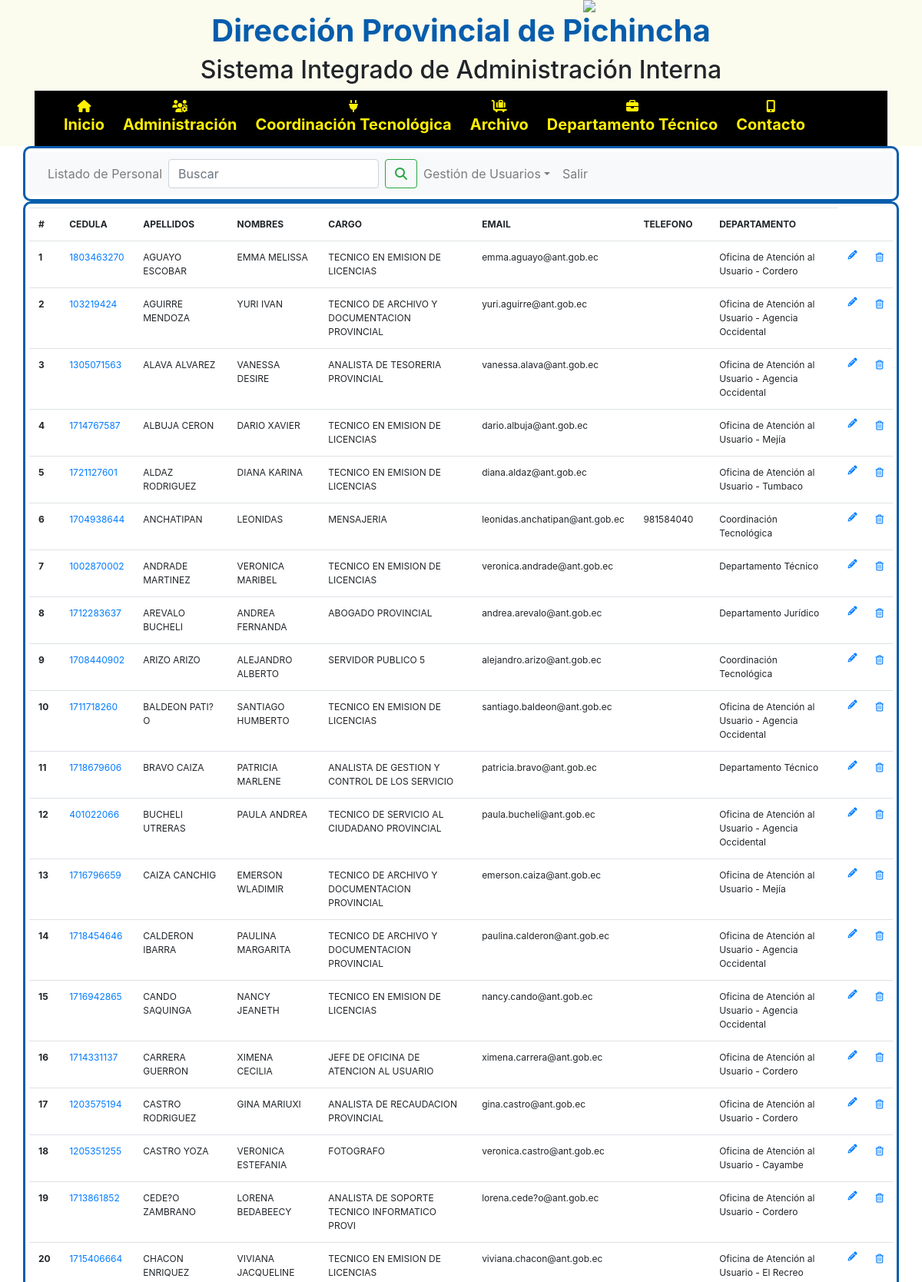
/requires/admin.php (upper part), run on the app's committed database.
### tables this page shows
CREATE TABLE IF NOT EXISTS `personas` (
  `idpersona` INT NOT NULL AUTO_INCREMENT,
  `cedula` VARCHAR(45) NOT NULL,
  `nombres` VARCHAR(45) NULL,
  `apellidos` VARCHAR(45) NULL,
  `direccion` VARCHAR(100) NULL,
  `telefono` VARCHAR(45) NULL,
  `cargo` VARCHAR(45) NULL,
  `email` VARCHAR(45) NULL,
  `foto` VARCHAR(100) NULL,
  `departamentos_iddepartamento` INT NOT NULL,
  PRIMARY KEY (`idpersona`),
  INDEX `fk_personas_departamentos1_idx` (`departamentos_iddepartamento` ASC)  ,
  CONSTRAINT `fk_personas_departamentos1`
    FOREIGN KEY (`departamentos_iddepartamento`)
    REFERENCES `departamentos` (`iddepartamento`)
    ON DELETE NO ACTION
    ON UPDATE NO ACTION);

CREATE TABLE IF NOT EXISTS `departamentos` (
  `iddepartamento` INT NOT NULL AUTO_INCREMENT,
  `descripcion` VARCHAR(70) NULL,
  `dependencias_iddependencia` INT NOT NULL,
  PRIMARY KEY (`iddepartamento`),
  INDEX `fk_departamentos_dependencias1_idx` (`dependencias_iddependencia` ASC)  ,
  CONSTRAINT `fk_departamentos_dependencias1`
    FOREIGN KEY (`dependencias_iddependencia`)
    REFERENCES `dependencias` (`iddependencia`)
    ON DELETE NO ACTION
    ON UPDATE NO ACTION);

### requires/admin.php (the view, shortened to what this page needs)
<?php
require '../dll/mysql.php';
extract($_POST);
?>
<!doctype html>
<html lang="es">
  <head>
    <link rel="stylesheet" href="https://stackpath.bootstrapcdn.com/bootstrap/4.5.2/css/bootstrap.min.css">
    <link rel="stylesheet" type="text/css" href="../css/style.css">
  </head>
  <body>
    <?php include ("header.php"); ?>
<div class="container" id="main">
  <div class="row">
    <div class="col-md-12">
      <nav class="navbar navbar-expand-lg navbar-light bg-light">
      <div class="collapse navbar-collapse" id="navbarNavDropdown">
        <ul class="navbar-nav">
          <li class="nav-item">
            <a class="nav-link" href="admin.php">Listado de Personal</a>
          </li>
          <form class="form-inline" action="admin.php" method="post">
            <input class="form-control mr-sm-2" type="search" placeholder="Buscar" aria-label="Search" name="campo">
            <button class="btn btn-outline-success my-2 my-sm-0" type="submit"><i class="fas fa-search"></i></button>
          </form>
          <li class="nav-item dropdown">
            <a class="nav-link dropdown-toggle" href="#" id="navbarDropdownMenuLink" role="button" data-toggle="dropdown" aria-haspopup="true" aria-expanded="false">Gestión de Usuarios</a>
            <li class="nav-item">
            <a class="nav-link" href="../index.php">Salir</a>
          </li>
          </li>
        </ul>
      </div>
    </nav>
    </div>
  </div>
</div>
<div class="container" id="main">
 <?php
 if(empty($_POST['campo'])){
    $query = "SELECT a.cedula, a.apellidos, a.nombres, a.cargo, a.email, a.telefono, b.descripcion FROM personas a INNER JOIN departamentos b ON a.departamentos_iddepartamento = b.iddepartamento ORDER BY a.apellidos";
    $resultado = $my_sqli->query($query);
  }
  echo "<table id='table' class='table table-hover' align='center'>";
        echo "<tr>";
          echo "<td><strong>#</strong></td>";
          echo "<td><strong>CEDULA</strong></td>";
          echo "<td><strong>APELLIDOS</strong></td>";
          echo "<td><strong>NOMBRES</strong></td>";
          echo "<td><strong>CARGO</strong></td>";
          echo "<td><strong>EMAIL</strong></td>";
          ECHO "<td><strong>TELEFONO</strong></td>";
          echo "<td><strong>DEPARTAMENTO</strong></td>";
          echo "</tr>";
        $cont = 0;
        while($line1 = mysqli_fetch_row($resultado)){
          echo "<tr>";
          $cont++;
          echo "<td><strong>$cont</strong></td>";
          echo "<td><a href='editar_usuario.php?cedula=$line1[0]'>$line1[0]</a></td>";
          echo "<td>$line1[1]</td>";
          echo "<td>$line1[2]</td>";
          echo "<td>$line1[3]</td>";
          echo "<td>$line1[4]</td>";
          echo "<td>$line1[5]</td>";
          echo "<td>$line1[6]</td>";
          echo "<td><a href='editar_usuario.php?cedula=$line1[0]'><i class='fas fa-pencil-alt float-right'></i></a></td>";
          echo "<td><a href='eliminar_usuario.php?cedula=$line1[0]'><i class='far fa-trash-alt'></i></a></td>";
          echo "</tr>";
          }
        echo "</table>";
?>
</div>
  </body>
</html>

### css/style.css (style rules this page uses)
nav a { color: #FFF006; }
nav { border-color: #000000; background-color: #000000; }
body { font-size: initial; }
a { text-decoration: none; }
#main { border-style: solid; border-radius: 10px; border-color: #065DAC; padding: 5px; }
#table { font-size: 12px; }

### data on the page
personas: cedula "1803463270", apellidos "AGUAYO ESCOBAR", nombres "EMMA MELISSA", cargo "TECNICO EN EMISION DE LICENCIAS", email "emma.aguayo@ant.gob.ec", departamentos_iddepartamento.descripcion "Oficina de Atención al Usuario - Cordero"
personas: cedula "103219424", apellidos "AGUIRRE MENDOZA", nombres "YURI IVAN", cargo "TECNICO DE ARCHIVO Y DOCUMENTACION PROVINCIAL", email "yuri.aguirre@ant.gob.ec", departamentos_iddepartamento.descripcion "Oficina de Atención al Usuario - Agencia Occidental"
personas: cedula "1305071563", apellidos "ALAVA ALVAREZ", nombres "VANESSA DESIRE", cargo "ANALISTA DE TESORERIA PROVINCIAL", email "vanessa.alava@ant.gob.ec", departamentos_iddepartamento.descripcion "Oficina de Atención al Usuario - Agencia Occidental"
personas: cedula "1714767587", apellidos "ALBUJA CERON", nombres "DARIO XAVIER", cargo "TECNICO EN EMISION DE LICENCIAS", email "dario.albuja@ant.gob.ec", departamentos_iddepartamento.descripcion "Oficina de Atención al Usuario - Mejía"
personas: cedula "1721127601", apellidos "ALDAZ RODRIGUEZ", nombres "DIANA KARINA", cargo "TECNICO EN EMISION DE LICENCIAS", email "diana.aldaz@ant.gob.ec", departamentos_iddepartamento.descripcion "Oficina de Atención al Usuario - Tumbaco"
personas: cedula "1704938644", apellidos "ANCHATIPAN", nombres "LEONIDAS", cargo "MENSAJERIA", email "leonidas.anchatipan@ant.gob.ec", telefono "981584040", departamentos_iddepartamento.descripcion "Coordinación Tecnológica"
personas: cedula "1002870002", apellidos "ANDRADE MARTINEZ", nombres "VERONICA MARIBEL", cargo "TECNICO EN EMISION DE LICENCIAS", email "veronica.andrade@ant.gob.ec", departamentos_iddepartamento.descripcion "Departamento Técnico"
personas: cedula "1712283637", apellidos "AREVALO BUCHELI", nombres "ANDREA FERNANDA", cargo "ABOGADO PROVINCIAL", email "andrea.arevalo@ant.gob.ec", departamentos_iddepartamento.descripcion "Departamento Jurídico"
personas: cedula "1708440902", apellidos "ARIZO ARIZO", nombres "ALEJANDRO ALBERTO", cargo "SERVIDOR PUBLICO 5", email "alejandro.arizo@ant.gob.ec", departamentos_iddepartamento.descripcion "Coordinación Tecnológica"
personas: cedula "1711718260", apellidos "BALDEON PATI?O", nombres "SANTIAGO HUMBERTO", cargo "TECNICO EN EMISION DE LICENCIAS", email "santiago.baldeon@ant.gob.ec", departamentos_iddepartamento.descripcion "Oficina de Atención al Usuario - Agencia Occidental"
personas: cedula "1718679606", apellidos "BRAVO CAIZA", nombres "PATRICIA MARLENE", cargo "ANALISTA DE GESTION Y CONTROL DE LOS SERVICIO", email "patricia.bravo@ant.gob.ec", departamentos_iddepartamento.descripcion "Departamento Técnico"
personas: cedula "401022066", apellidos "BUCHELI UTRERAS", nombres "PAULA ANDREA", cargo "TECNICO DE SERVICIO AL CIUDADANO PROVINCIAL", email "paula.bucheli@ant.gob.ec", departamentos_iddepartamento.descripcion "Oficina de Atención al Usuario - Agencia Occidental"
personas: cedula "1716796659", apellidos "CAIZA CANCHIG", nombres "EMERSON WLADIMIR", cargo "TECNICO DE ARCHIVO Y DOCUMENTACION PROVINCIAL", email "emerson.caiza@ant.gob.ec", departamentos_iddepartamento.descripcion "Oficina de Atención al Usuario - Mejía"
personas: cedula "1718454646", apellidos "CALDERON IBARRA", nombres "PAULINA MARGARITA", cargo "TECNICO DE ARCHIVO Y DOCUMENTACION PROVINCIAL", email "paulina.calderon@ant.gob.ec", departamentos_iddepartamento.descripcion "Oficina de Atención al Usuario - Agencia Occidental"
personas: cedula "1716942865", apellidos "CANDO SAQUINGA", nombres "NANCY JEANETH", cargo "TECNICO EN EMISION DE LICENCIAS", email "nancy.cando@ant.gob.ec", departamentos_iddepartamento.descripcion "Oficina de Atención al Usuario - Agencia Occidental"
personas: cedula "1714331137", apellidos "CARRERA GUERRON", nombres "XIMENA CECILIA", cargo "JEFE DE OFICINA DE ATENCION AL USUARIO", email "ximena.carrera@ant.gob.ec", departamentos_iddepartamento.descripcion "Oficina de Atención al Usuario - Cordero"
personas: cedula "1203575194", apellidos "CASTRO RODRIGUEZ", nombres "GINA MARIUXI", cargo "ANALISTA DE RECAUDACION PROVINCIAL", email "gina.castro@ant.gob.ec", departamentos_iddepartamento.descripcion "Oficina de Atención al Usuario - Cordero"
personas: cedula "1205351255", apellidos "CASTRO YOZA", nombres "VERONICA ESTEFANIA", cargo "FOTOGRAFO", email "veronica.castro@ant.gob.ec", departamentos_iddepartamento.descripcion "Oficina de Atención al Usuario - Cayambe"
personas: cedula "1713861852", apellidos "CEDE?O ZAMBRANO", nombres "LORENA BEDABEECY", cargo "ANALISTA DE SOPORTE TECNICO INFORMATICO PROVI", email "lorena.cede?o@ant.gob.ec", departamentos_iddepartamento.descripcion "Oficina de Atención al Usuario - Cordero"
personas: cedula "1715406664", apellidos "CHACON ENRIQUEZ", nombres "VIVIANA JACQUELINE", cargo "TECNICO EN EMISION DE LICENCIAS", email "viviana.chacon@ant.gob.ec", departamentos_iddepartamento.descripcion "Oficina de Atención al Usuario - El Recreo"

### other printed values
$nom_sitio "Sistema Integrado de Administración Interna"
